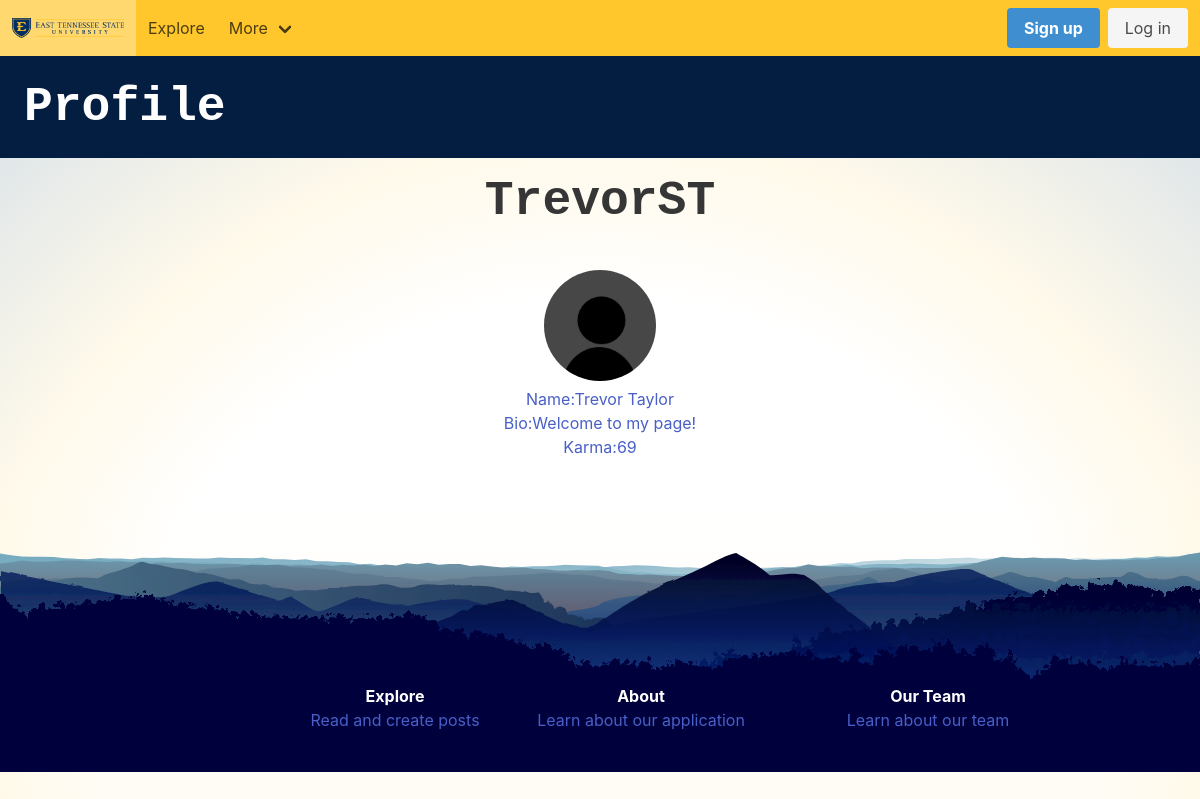
The page /profile/trevortaylor/ on the database its author committed.
### BucOverflow/models.py (models this page shows, shortened)
class Author(models.Model):
    user = models.ForeignKey(User, on_delete=models.CASCADE)
    fullname = models.CharField(max_length=40, blank=True)
    slug = models.SlugField(max_length=400, unique=True, blank=True)
    bio = models.TextField(blank=True,max_length=10000, default='Welcome to my page!')
    karma = models.IntegerField(default=0)

### BucOverflow/views.py (the view)
# urls.py: path("profile/<slug>/", views.profile, name="profile"),
def profile(request, slug):
     profile = get_object_or_404(Author, slug=slug) #404 object not found
     context = { 'profile' : profile,}
     return render(request, "profile.html", context)

### BucOverflow/templates/profile.html
{% extends "base.html" %}
{% block content %}
{% load static %}
<link rel="stylesheet" href="{% static 'style.css' %}">
  <section style="background-color:  #041E42;"class="hero is-small is-success mb-4">
    <div class="hero-body">
        <h1  class="title is-1">Profile</h1>
    </div>
  </section>
  <div class="post-container">
    <ul>
        <div class="post-section">
            <li class="post-title"><h1 class="title is-1">{{profile.user.username}}</h1></li>
            <li> <img style="border-radius: 50%;" src="{% static 'profile.jpg' %}"  width="112" height="112"></li>
            <li><a>Name:{{profile.fullname}}</a></li>
            <li><a>Bio:{{profile.bio}}</a></li>
            <li><a>Karma:{{profile.karma}}</a></li>
        </div>
    </ul>
    </div>
{% endblock content %}

### BucOverflow/static/style.css (style rules this page uses)
.post-section { text-align: center; margin-bottom: 10%; }
.post-title { margin-bottom: 5%; }
.post-container { margin-left: 15%; margin-right: 15%; }
h1 { color: black; font-size: 5rem; font-family: "Space Mono", monospace; }

### BucOverflow/templates/base.html (style rules this page uses)
body { background: url(https://www.etsu.edu/_images/background_images/noise.png) repeat 0 0, radial-gradient(circle at 50% 100%, hsla(0,0%,100%,0.1) 50%, hsla(44,100%,59%,0.1) 66%, hsla(209,36%,54%,0.3) 100%) no-repeat fixed, linear-gradient(to bottom, #ffffff 62%,hsla(44,100%,59%,0.1) 138%) no-repeat fixed; }

### rows shown on the page
Author: user.username "TrevorST", fullname "Trevor Taylor", bio "Welcome to my page!", karma "69"
